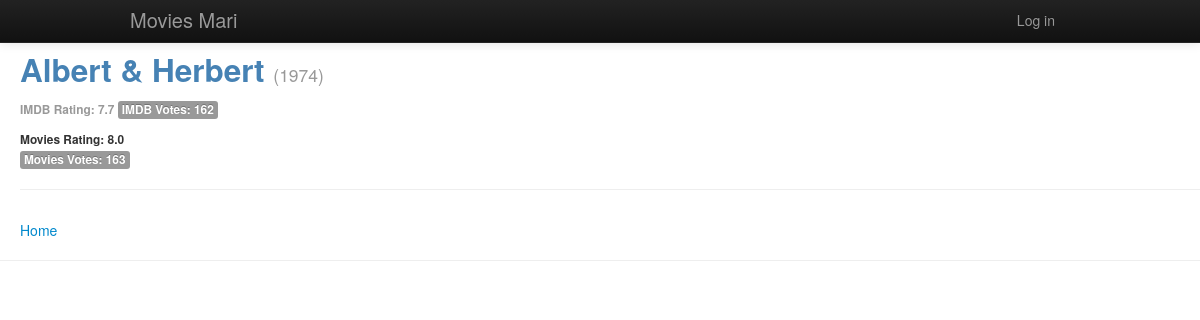
Before: /movie/15/ with the older database file.
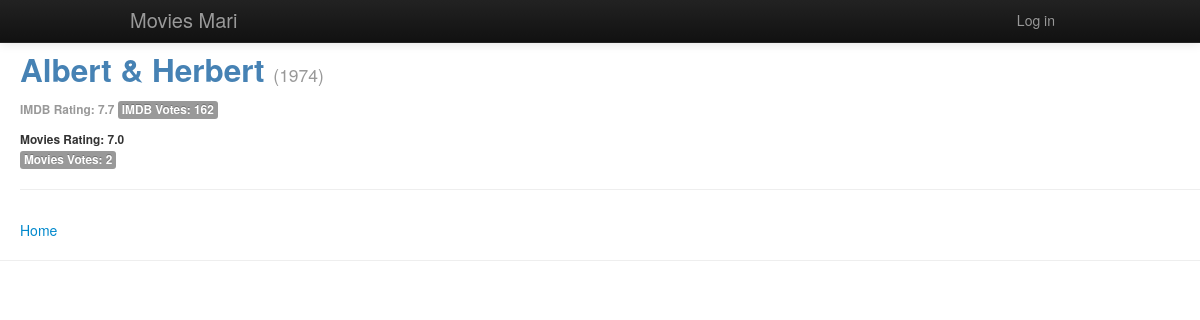
After: the same page with the newer database file.
### movies/models.py (models this page shows, shortened)
class Movie(models.Model):
    title = models.CharField(max_length=100, unique=True)
    year = models.CharField(max_length=50)
    imdb_rank = models.FloatField(default=0)
    imdb_votes = models.IntegerField(default=0)
    total_votes = models.IntegerField(default=0)
    tags = models.ManyToManyField(Tag)
    def average_rating(self):
        average = Rating.objects.filter(movie=self).aggregate(Avg('value'))
        return average['value__avg']

### movies/views.py (the view, shortened to what this page needs)
# urls.py: url(r'^movie/(?P<movie_id>\d+)/$', views.movie_show, name='movie_show'),
def movie_show(request, movie_id):
    context_dict = {'movie_id': movie_id, 'tags': Tag.objects.order_by('name')}
    try:
        current_movie = Movie.objects.get(id=movie_id)
        context_dict['movie'] = current_movie
        context_dict['movies'] = Movie.objects.all()
        current_user = request.user
    except Movie.DoesNotExist:
        context_dict['error'] = 'The movie is not found'
    return render(request, 'movies/movie.html', context_dict)

### templates/movies/movie.html (shortened to what this page needs)
{% extends 'movies/base.html' %}
{% load crispy_forms_tags %}
{% load static %}
{% block body_block %}
    <div style="margin-top:50px;margin-left:20px">
        {% if not movie in movies %}
            <strong>{{ error }}</strong></br>
        {% else %}
            <div class="page-header">
                <h2 style="color: steelblue">{{ movie.title }}
                    <small>({{ movie.year }})<h6>IMDB Rating: {{ movie.imdb_rank }} <span class="label label-default">IMDB Votes: {{ movie.imdb_votes }}</span>
                    </h6></small>
                </h2>
                <h6>
                    <div id="rating">Movies Rating: {{ movie.average_rating }}</div>  <span id="votes"
                                                                                            class="label label-default">Movies Votes: {{ movie.total_votes }}</span>
                </h6>
            </div>
        {% endif %}
        <a href="{% url "movies:index" %}">Home</a>
    </div>
{% endblock %}

Changed rows visible on the page:
changed Movie "Albert & Herbert": average_rating "8.0" → "7.0"; total_votes "163" → "2"
